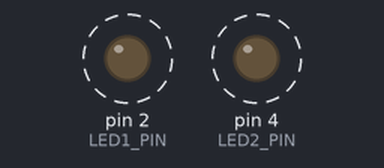
Simulated run of this sketch. Board: Arduino Uno, built with avr-gcc and run on an emulated ATmega328P. Parts: output pins drawn as LEDs (lit = HIGH). Dashed ring = blinking. What the sketch prints to the serial monitor is not drawn.

Above: at 0.2 s.
Timing chart, 0 to 4.6 s (numbered marks = the images above):
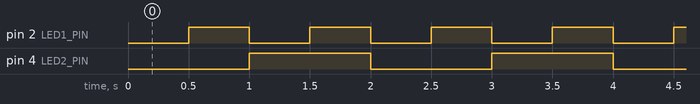

The sketch:

sketch.ino
```cpp
/*
 * Non-Blocking Programming - millis()
 *
 * Konsep: Menjalankan multiple task tanpa blocking menggunakan millis()
 *
 * Komponen:
 * - LED1 (D2) dengan resistor 220Ω
 * - LED2 (D4) dengan resistor 220Ω
 *
 * Pinout:
 * - LED1 -> GPIO 2
 * - LED2 -> GPIO 4
 */

const int LED1_PIN = 2;
const int LED2_PIN = 4;

unsigned long lastLED1Toggle = 0;
unsigned long lastLED2Toggle = 0;
bool led1State = false;
bool led2State = false;

const unsigned long LED1_INTERVAL = 500;  // 500ms
const unsigned long LED2_INTERVAL = 1000; // 1000ms

void setup() {
  Serial.begin(115200);
  pinMode(LED1_PIN, OUTPUT);
  pinMode(LED2_PIN, OUTPUT);

  Serial.println("Non-Blocking Demo Started");
  Serial.println("LED1 berkedip 500ms, LED2 berkedip 1000ms");
}

void loop() {
  unsigned long currentMillis = millis();

  // Task 1: LED1 toggle setiap 500ms
  if (currentMillis - lastLED1Toggle >= LED1_INTERVAL) {
    lastLED1Toggle = currentMillis;
    led1State = !led1State;
    digitalWrite(LED1_PIN, led1State ? HIGH : LOW);
    Serial.println("LED1 toggled");
  }

  // Task 2: LED2 toggle setiap 1000ms
  if (currentMillis - lastLED2Toggle >= LED2_INTERVAL) {
    lastLED2Toggle = currentMillis;
    led2State = !led2State;
    digitalWrite(LED2_PIN, led2State ? HIGH : LOW);
    Serial.println("LED2 toggled");
  }

  // Task 3: Bisa menjalankan tugas lain tanpa blocking
  // Contoh: baca sensor, proses data, dll.
}
```

Measured:
- by itself, pin 2 (LED1_PIN): alternates HIGH for 0.50 s and LOW for 0.50 s
- by itself, pin 4 (LED2_PIN): alternates HIGH for 1.0 s and LOW for 1.0 s
- by itself, everything shown: repeats every 2.0 s, in 4 steps
